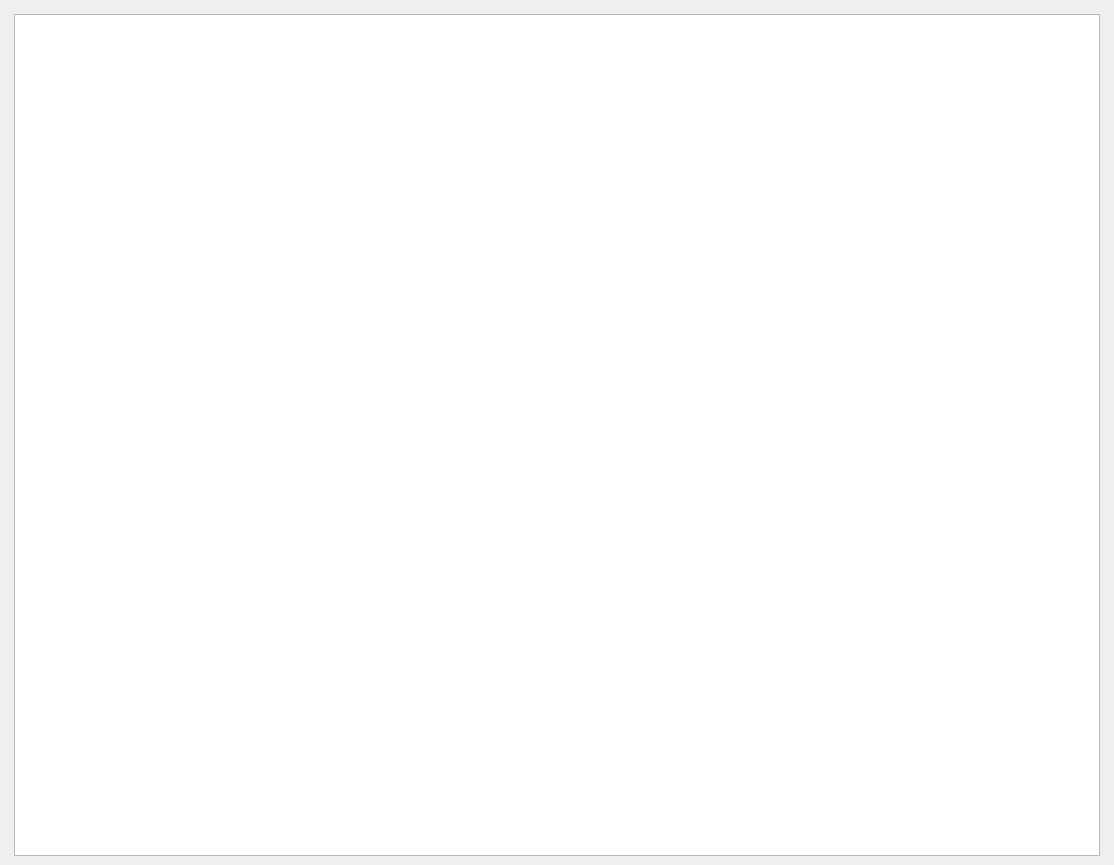
<?xml version="1.0" encoding="UTF-8"?>
<ui version="4.0">
 <class>WindowStatisticsDoctorSaleSummary</class>
 <widget class="QMainWindow" name="WindowStatisticsDoctorSaleSummary">
  <property name="geometry">
   <rect>
    <x>0</x>
    <y>0</y>
    <width>1114</width>
    <height>865</height>
   </rect>
  </property>
  <property name="windowTitle">
   <string>醫師自費銷售金額總表</string>
  </property>
  <widget class="QWidget" name="centralwidget">
   <layout class="QHBoxLayout" name="horizontalLayout">
    <item>
     <layout class="QVBoxLayout" name="verticalLayout">
      <property name="leftMargin">
       <number>5</number>
      </property>
      <property name="topMargin">
       <number>5</number>
      </property>
      <property name="rightMargin">
       <number>5</number>
      </property>
      <item>
       <widget class="QTableWidget" name="tableWidget_prescript">
        <property name="editTriggers">
         <set>QAbstractItemView::NoEditTriggers</set>
        </property>
        <property name="showDropIndicator" stdset="0">
         <bool>false</bool>
        </property>
        <property name="alternatingRowColors">
         <bool>true</bool>
        </property>
        <property name="selectionMode">
         <enum>QAbstractItemView::SingleSelection</enum>
        </property>
        <property name="selectionBehavior">
         <enum>QAbstractItemView::SelectRows</enum>
        </property>
       </widget>
      </item>
     </layout>
    </item>
   </layout>
  </widget>
  <widget class="QMenuBar" name="menubar">
   <property name="geometry">
    <rect>
     <x>0</x>
     <y>0</y>
     <width>1114</width>
     <height>28</height>
    </rect>
   </property>
  </widget>
  <action name="action_export_excel">
   <property name="icon">
    <iconset>
     <normaloff>../icons/document-export.svg</normaloff>../icons/document-export.svg</iconset>
   </property>
   <property name="text">
    <string>匯出Excel</string>
   </property>
  </action>
 </widget>
 <resources/>
 <connections/>
</ui>
